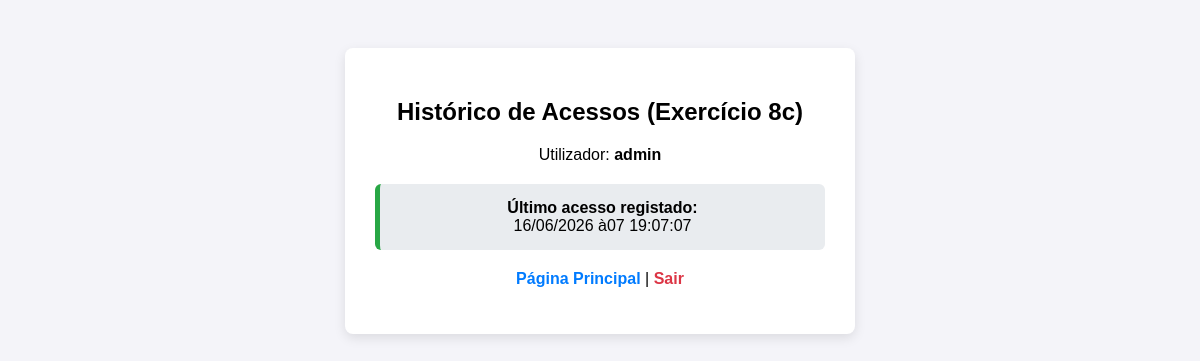
Before: /consultar.php (signed in) with the older database file.
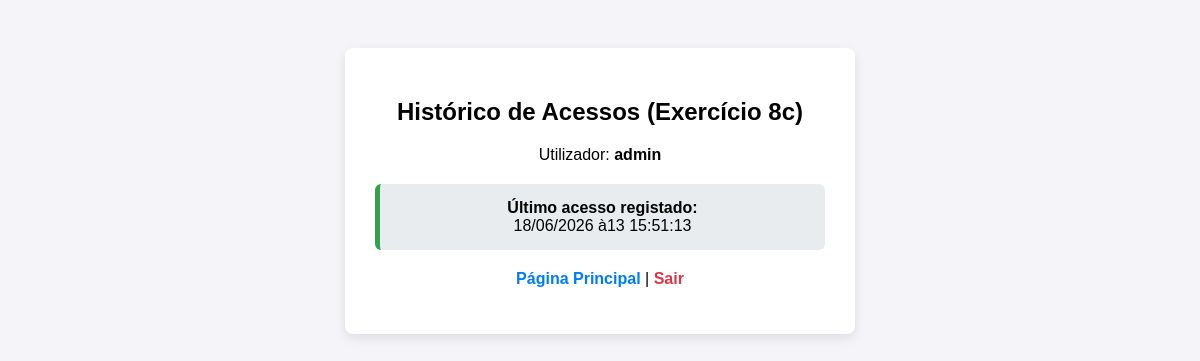
After: the same page with the newer database file.
### tables this page shows
CREATE TABLE utilizadores (
        id INTEGER PRIMARY KEY AUTOINCREMENT,
        username TEXT NOT NULL UNIQUE,
        password TEXT NOT NULL,
        ultimo_acesso TEXT
    );

### consultar.php (the view, shortened to what this page needs)
<?php
include_once 'ligacao.php';
$user = $_SESSION['utilizador'];
$stmt = $ligacao->prepare("SELECT ultimo_acesso FROM utilizadores WHERE username = :user");
$stmt->bindValue(':user', $user, SQLITE3_TEXT);
$resultado = $stmt->execute();
$dados = $resultado->fetchArray(SQLITE3_ASSOC);
?>
<!DOCTYPE html>
<html lang="pt">
<head>
</head>
<body>
<div class="container">
    <h2>Histórico de Acessos (Exercício 8c)</h2>
    <p>Utilizador: <strong><?php echo htmlspecialchars($user); ?></strong></p>
    <div class="info-box">
        <strong>Último acesso registado:</strong><br>
        <?php
        if (!empty($dados['ultimo_acesso']) && $dados['ultimo_acesso'] !== 'Nunca') {
            echo date('d/m/Y às H:i:s', strtotime($dados['ultimo_acesso']));
        } else {
            echo "Este é o teu primeiro acesso.";
        }
        ?>
    </div>
    <p><a href="../index.html">Página Principal</a> | <a href="logout.php" style="color: #dc3545;">Sair</a></p>
</div>
</body>
</html>

Changed rows visible on the page:
changed utilizadores: ultimo_acesso "16/06/2026 à07 19:07:07" → "18/06/2026 à13 15:51:13"
